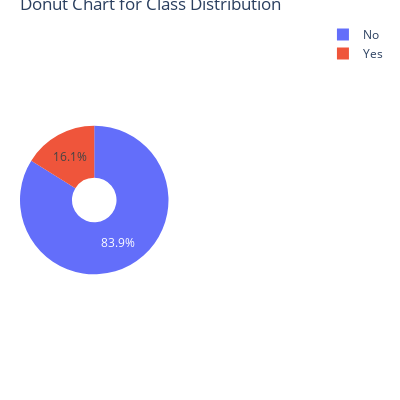

Notebook cell for this chart:
### Code cell
import plotly.graph_objects as go

data = [
      {
          'values': [df.Attrition.value_counts().Yes, df.Attrition.value_counts().No],
          'labels': labels,
          'domain': {'x': [0, 0.5]},
          'name': 'number of students rate',
          'hoverinfo': 'label+percent',
          'hole': 0.3,
          'type': 'pie'
      }]

fig = go.Figure(data=data)

fig.update_layout(
    title='Donut Chart for Class Distribution',
    width=400,
    height=400,
    margin=dict(l=20, r=20, t=20, b=20)   
)
fig.show()

### Figure 1 — Plotly figure (JSON) as saved in the notebook; plotly's stock layout.template omitted (floating-point values rounded to 4 significant figures)
{"data": [{"domain": {"x": [0, 0.5]}, "hole": 0.3, "hoverinfo": "label+percent", "labels": ["Yes", "No"], "name": "number of students rate", "type": "pie", "values": [237, 1233]}], "layout": {"height": 400, "margin": {"b": 20, "l": 20, "r": 20, "t": 20}, "title": {"text": "Donut Chart for Class Distribution"}, "width": 400}}
